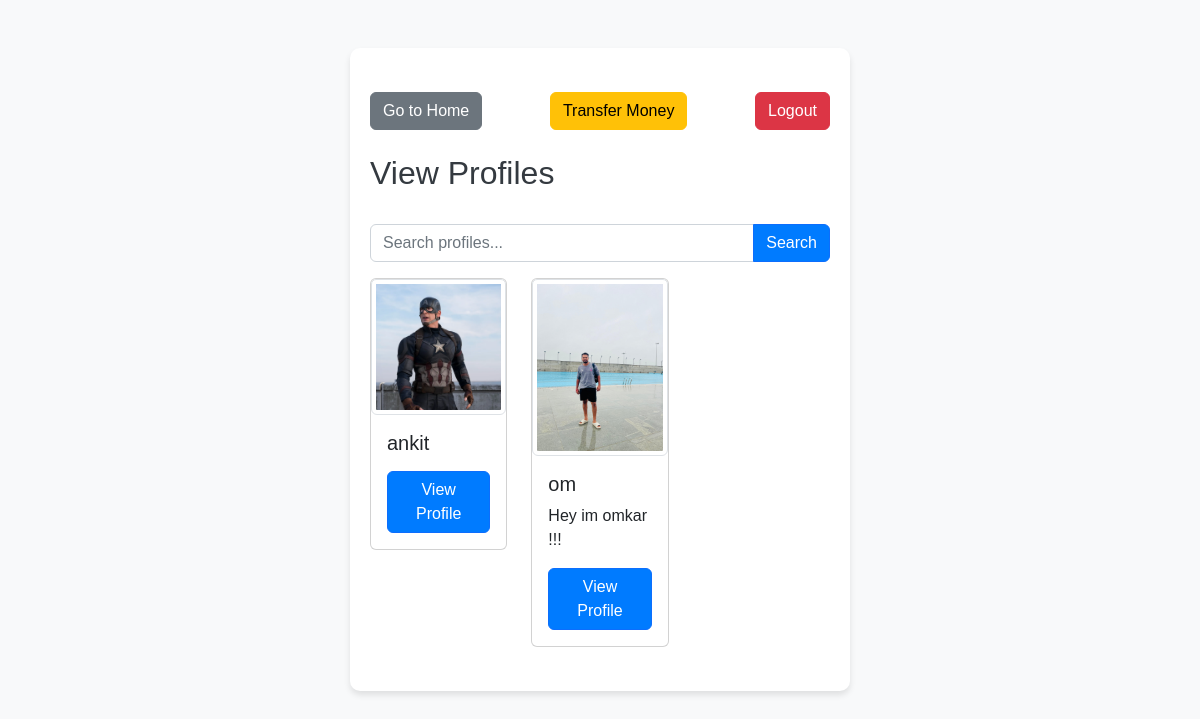
The app's page /view_profiles.php (signed in), older data.
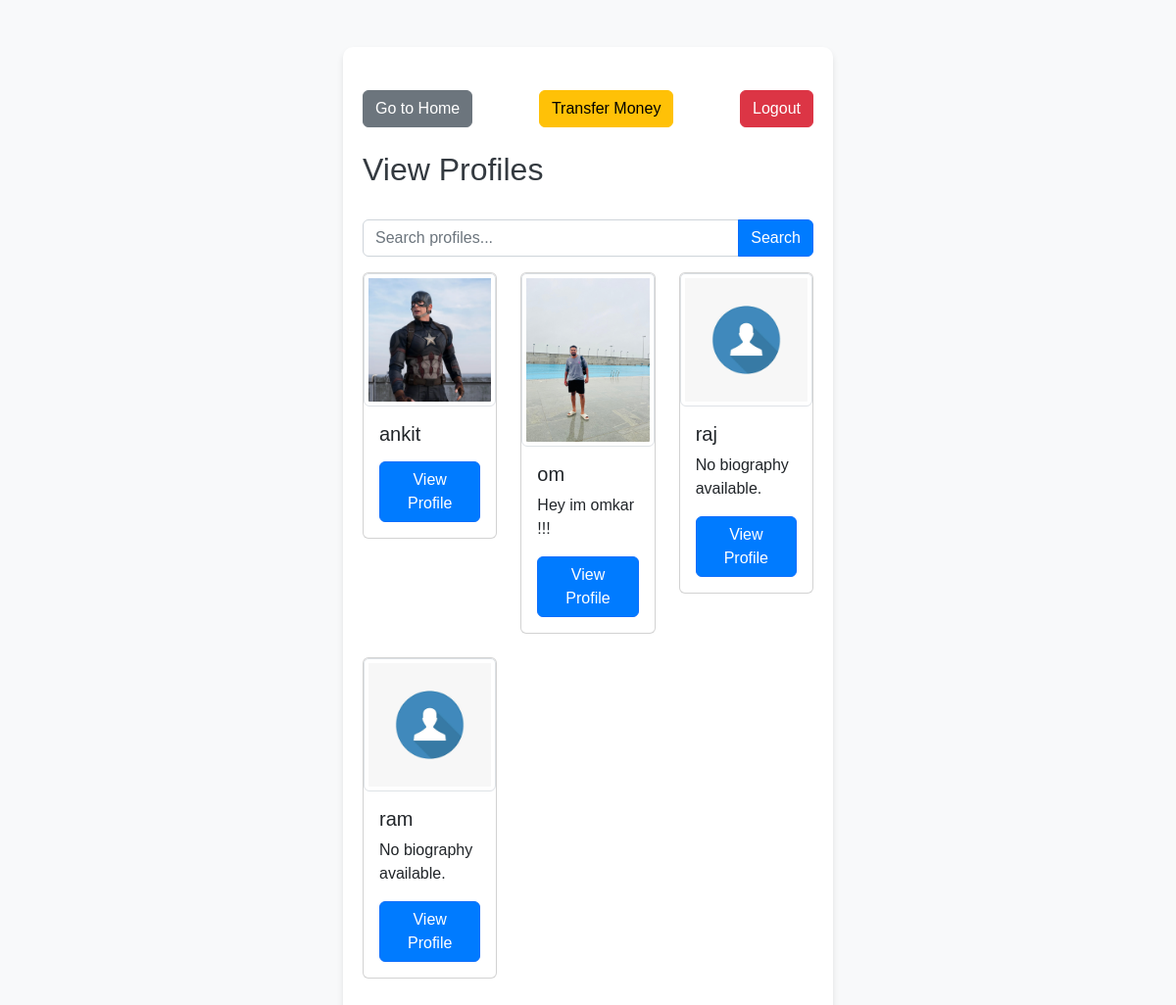
The same page, newer data.
### tables this page shows
CREATE TABLE `user` (
  `username` varchar(100) NOT NULL,
  `email` varchar(100) NOT NULL,
  `password` varchar(100) NOT NULL,
  `profile_image` blob,
  `biography` varchar(500) DEFAULT NULL,
  `balance` decimal(10,2) DEFAULT '100.00',
  PRIMARY KEY (`username`)
);

### view_profiles.php (the view, shortened to what this page needs)
<?php
$DATABASE_HOST = 'db';
$DATABASE_USER = 'root';
$DATABASE_PASS = 'root';
$DATABASE_NAME = 'time_pass';
$con = mysqli_connect($DATABASE_HOST, $DATABASE_USER, $DATABASE_PASS, $DATABASE_NAME);
$query = "SELECT * FROM user WHERE username != ?";
$stmt = $con->prepare($query);
$stmt->bind_param("s", $_SESSION['username']);
$stmt->execute();
$result = $stmt->get_result();
?>
<!DOCTYPE html>
<html lang="en">
<head>
    <link rel="stylesheet" href="https://cdn.jsdelivr.net/npm/bootstrap@5.2.3/dist/css/bootstrap.min.css">
    <link rel="stylesheet" href="style.css">
</head>
<body>
    <div class="container mt-5">
        <div class="mt-4 d-flex justify-content-between">
            <a href="home.php" class="btn btn-secondary">Go to Home</a>
            <a href="transfer_money.php" class="btn btn-warning mx-2">Transfer Money</a>
            <a href="logout.php" class="btn btn-danger">Logout</a>
        </div>
        <br>
        <h2>View Profiles</h2>
        <br>
        <form method="GET">
            <div class="input-group mb-3">
                <input type="text" class="form-control" name="search" placeholder="Search profiles...">
                <button class="btn btn-primary" type="submit">Search</button>
            </div>
        </form>
        <div class="row">
            <?php while ($user = $result->fetch_assoc()): ?>
                <div class="col-md-4 mb-4">
                    <div class="card">
                        <img src="<?php echo !empty($user['profile_image']) ? htmlspecialchars($user['profile_image']) : './images/default_profile_image.jpg'; ?>" class="card-img-top img-fluid img-thumbnail" alt="Profile Image" >
                        <div class="card-body">
                            <h5 class="card-title"><?php echo htmlspecialchars($user['username']); ?></h5>
                            <p class="card-text"><?php echo htmlspecialchars($user['biography'] ?? 'No biography available.'); ?></p>
                            <a href="view_profile.php?username=<?php echo htmlspecialchars($user['username']); ?>" class="btn btn-primary">View Profile</a>
                        </div>
                    </div>
                </div>
            <?php endwhile; ?>
        </div>
    </div>
</body>
</html>

### css/style.css (style rules this page uses)
body { font-family: 'Arial', sans-serif; background-color: #f8f9fa; margin: 0; padding: 0; }
.container { max-width: 500px; margin: auto; padding: 20px; background-color: #ffffff; border-radius: 10px; box-shadow: 0px 4px 6px rgba(0, 0, 0, 0.1); }
h1, h2 { color: #343a40; }
.btn-primary { background-color: #007bff; }

Row changes from the older to the newer data that the page shows:
added user: username "raj", biography "No biography available."
added user: username "ram", biography "No biography available."
